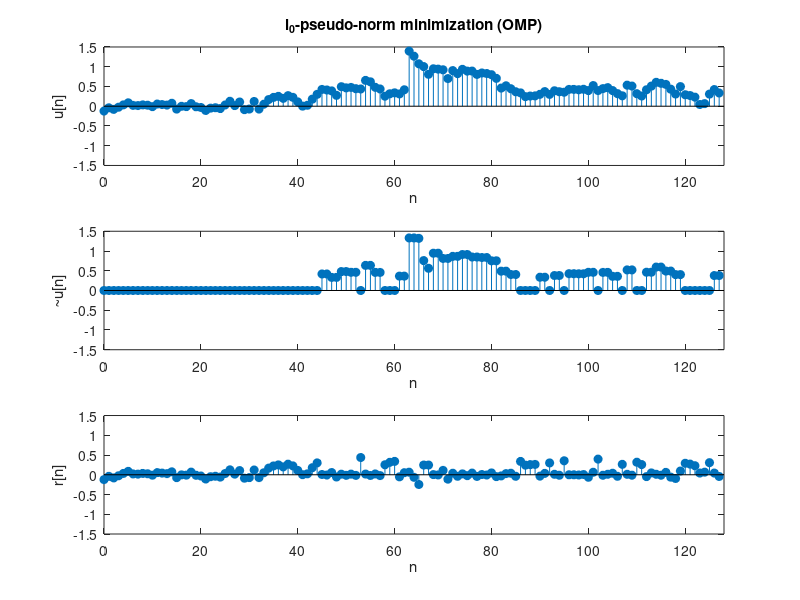

The MATLAB script that drew this image:
%% Sample 10-5
%% 冗長変換
% $\ell_0$ -ノルム最小化
% 
% 画像処理特論
% 
% 村松 正吾 
% 
% 動作確認: MATLAB R2023a
%% Redundant transforms
% $\ell_0$ -norm minimization
% 
% Advanced Topics in Image Processing
% 
% Shogo MURAMATSU
% 
% Verified: MATLAB R2023a
% 準備
% (Preparation)

close all
% 非線形近似の設定
% (Settings of non-linear approximation)

% # of Coefs.
K = 32;

% 直交マッチング追跡(OMP)法／マッチング追跡(MP)法
isOmp = true;
% 入力信号の生成
% (Generation of input sequence)

% # of input samples
nSamples = 128;

% Random process in AR(1) model
rng('default'); 
w = 0.1*randn(nSamples,1);
w(floor(end/2)) = 1;
u = filter(1,[1 -0.95],w);
% 合成辞書
% (Synthesis dictionary)

% Synthesis filters
f0 = [  1 1 ]/2;
f1 = [ -1 1 ]/2;

% (Circular) convolution matrix
nF = max(length(f0),length(f1));
X = [zeros(nF-1,nSamples-nF+1) eye(nF-1); eye(nSamples)]; % Circular extension matrix
C = [zeros(nSamples,nF-1) eye(nSamples) zeros(nSamples,nF-1)]; % Clipping matrix

% Atoms in (circular) convolution matrix
d0 = C*convmtx(f0.',nSamples+nF-1)*X;
d1 = C*convmtx(f1.',nSamples+1)*X;
%% 
% 辞書 (Dictionary) $\mathbf{D}$

% Dictionary D (Global matrix representation of synthesis filter bank)
D = zeros(nSamples,2*nSamples);
D(:,1:2:end) = d0;
D(:,2:2:end) = d1;
disp(D)
% $\ell_0$ -擬ノルム最小化による非線形近似
% (Non-linear approximation  with $\ell_0$ -pseudo-norm minimization)
% 
% $$\hat{\mathbf{s}}=\arg\min_{\mathbf{s}\in\mathbb{R}^L}\|\mathbf{s}\|_0\ \mathrm{s.t.}\ 
% \mathbf{v}=\mathbf{Ds}$$
% 
% 貪欲法による分析処理と係数選択 (Analysis process and coefficient selection by a greedy algorithm)
%% 
% * マッチング追跡法 (Matching Pursuit; MP)
% * 直交マッチング追跡法(Orthogonal MP; OMP

% Initializaton
M  = size(D,2);
e  = ones(M,1);
a  = zeros(M,1);
g  = zeros(M,1);
s  = zeros(M,1);
v = zeros(nSamples,1);
r  = u - v;
supp = [];
k = 0;
while k < K
    % Matching process
    rr = r.'*r;
    for m = 1:M %setdiff(1:M,sup)
        d = D(:,m);
        g(m) = d.'*r; % γm=<dm,r>
        a(m) = g(m)/(d.'*d); % Normalize αm=γm/||dm||^2
        e(m) = rr - g(m)*a(m); % <r-dm/||dm||^2,r> 
    end

    % Minimum value search (pursuit)
    [~,mmin]= min(e);
    % Update the support
    supp = union(supp,mmin);
    if isOmp % Orthogonal Matching Pursuit
        Ds = D(:,supp);
        s(supp)  = pinv(Ds) * u;
        k = k + 1;
    else % Matching Pursuit
        s(mmin) = s(mmin) + a(mmin); 
        k = length(supp);
    end
    % Synthesis process
    v = D*s;
    % Residual
    r = u - v;
end
%% 
% 近似結果 (Approximation result)

v = D*s;
%% 
% 近似誤差 (Residual)

r = u - v;
% グラフ描画
% (Graph plot)

figure(1)

% Input
subplot(3,1,1)
stem(0:nSamples-1,u,'filled')
axis([0 nSamples -1.5 1.5])
xlabel('n')
ylabel('u[n]')
if isOmp
    method = '(OMP)';
else
    method = '(MP)';
end
title(['l_0-pseudo-norm minimization ' method])

% NLA
subplot(3,1,2)
stem(0:nSamples-1,v,'filled')
axis([0 nSamples -1.5 1.5])
xlabel('n')
ylabel('~u[n]')

% Residual
subplot(3,1,3)
stem(0:nSamples-1,r,'filled')
axis([0 nSamples -1.5 1.5])
xlabel('n')
ylabel('r[n]')
%% 
% MSE評価 (MSE evaluation)

mymse = @(x,y) mean((x(:)-y(:)).^2);
fprintf('mse = %f\n',mymse(u,v));
%% 
% © Copyright, Shogo MURAMATSU, All rights reserved.